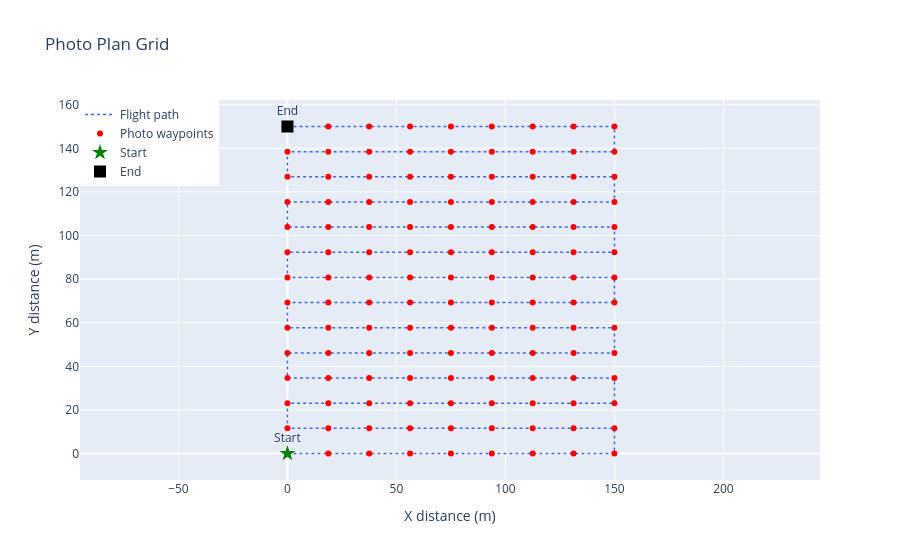

The notebook cell this image was saved under:
### Markdown cell above
Changing side lap

### Code cell
dataset_spec_.sidelap = 0.8
print(camera_, dataset_spec_)

fig = plot_photo_plan(generate_photo_plan_on_grid(camera_, dataset_spec_))
fig.show()
